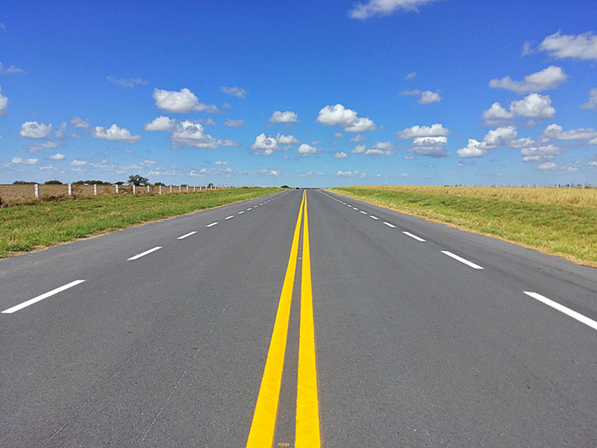
#> input picture комп зрение/task4/doroga.png, 597 x 448 px
$ python Task4.py
#> lines starting #> are read from the running program, lines starting #| are printed output that depends on the picture
#> further down, image is the input picture: PIL image 597x448 RGBA; mean R, G, B, A 118, 135.2, 153.8, 255
import numpy as np
from PIL import Image
import matplotlib.pyplot as plt


def get_grayscale_image(image_np):
    red_channel = image_np[:, :, 0]
    green_channel = image_np[:, :, 1]
    blue_channel = image_np[:, :, 2]
    grayscale_image = (red_channel // 3) + (green_channel // 3) + (blue_channel // 3)
    return grayscale_image


def get_blurred_image(grayscale_image):
    kernel_size = 7
    sigma = 1.3
    kernel = np.fromfunction(
        lambda x, y: (1 / (2 * np.pi * sigma**2)) * np.exp(-((x - (kernel_size - 1) / 2)**2 + (y - (kernel_size - 1) / 2)**2) / (2 * sigma**2)), (kernel_size, kernel_size))
    kernel /= np.sum(kernel)

    height, width = grayscale_image.shape
#> height = 448; width = 597
    extended_image = np.pad(grayscale_image, ((kernel_size // 2, kernel_size // 2), (kernel_size // 2, kernel_size // 2)), mode='reflect')
    blurred_image = np.zeros_like(grayscale_image, dtype=float)

    for i in range(height):
        for j in range(width):
            square = extended_image[i:i + kernel_size, j:j + kernel_size]
            blurred_image[i, j] = np.sum(square * kernel)

    return blurred_image.astype(np.uint8)


def sobel_filter(blurred_image):
    sobel_x = np.array([[-1, 0, 1],
                        [-2, 0, 2],
                        [-1, 0, 1]],
                        dtype=float)

    sobel_y = np.array([[-1, -2, -1],
                        [0, 0, 0],
                        [1, 2, 1]],
                        dtype=float)

    height, width = blurred_image.shape
#> height = 448; width = 597
    gradient_x = np.zeros((height, width), dtype=float)
    gradient_y = np.zeros((height, width), dtype=float)
    gradient_magnitude = np.zeros((height, width), dtype=float)
    gradient_direction = np.zeros((height, width), dtype=float)

    for y in range(1, height - 1):
        for x in range(1, width - 1):
            window = blurred_image[y-1:y+2, x-1:x+2]
            gradient_x[y, x] = np.sum(sobel_x * window)
            gradient_y[y, x] = np.sum(sobel_y * window)
            gradient_magnitude[y, x] = np.sqrt(gradient_x[y, x]**2 + gradient_y[y, x]**2)
            gradient_direction[y, x] = np.arctan2(gradient_y[y, x], gradient_x[y, x])
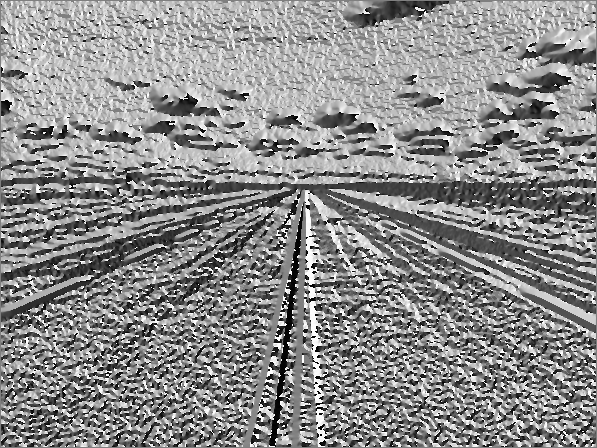
#> gradient_direction: shape (448, 597) float64; min -3.13, max 3.14, mean 0.324; drawn with min black and max white
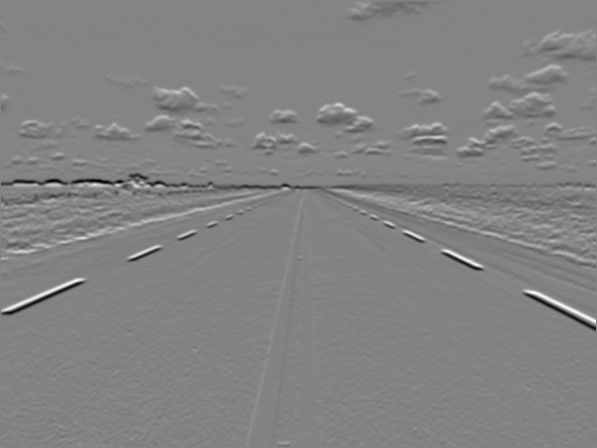
#> gradient_y: shape (448, 597) float64; min -311, max 294, mean 0; drawn with min black and max white

    gradient_direction = (gradient_direction * 180 / np.pi + 360) % 360

    return gradient_magnitude, gradient_direction


def round_direction_to_8_angles(direction):
    angles = [0, 45, 90, 135, 180, 225, 270, 315]
    quantized_direction = np.zeros_like(direction, dtype=int)
    for i, angle in enumerate(angles):
        mask = np.logical_and(direction >= angle - 22.5, direction < angle + 22.5)
        quantized_direction[mask] = angles[i]
#> this loop made 8 passes
#> pass 1, in round_direction_to_8_angles, `mask = np.logical_and(direction >= angle - 22.5, direction < angle + 2..`:
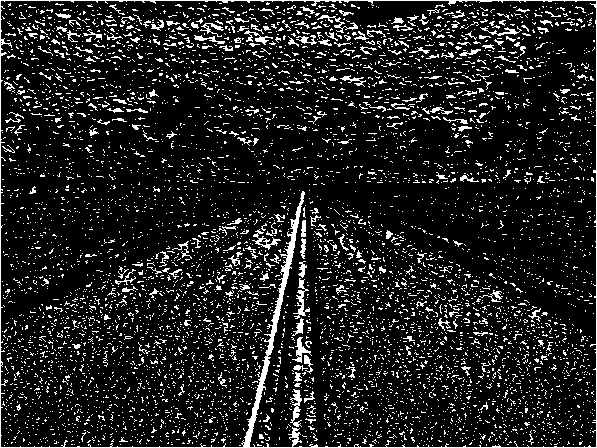
#> mask: shape (448, 597) bool; 12.4% white in thin lines or dots
#> after the loop:
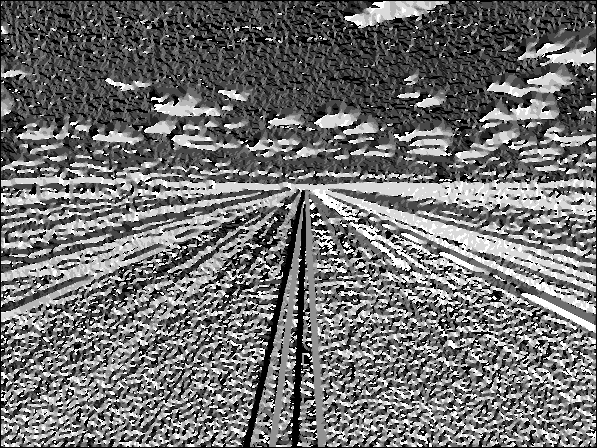
#> quantized_direction: shape (448, 597) int64; min 0, max 315, mean 139.6; drawn with min black and max white
    return quantized_direction


def non_maximum_suppression(magnitude, direction):
    height, width = magnitude.shape
#> height = 448; width = 597
    suppressed = np.zeros_like(magnitude)
    for i in range(1, height - 1):
        for j in range(1, width - 1):
            if direction[i, j] == 0:
                if magnitude[i, j] >= max(magnitude[i, j - 1], magnitude[i, j + 1]):
                    suppressed[i, j] = magnitude[i, j]
            elif direction[i, j] == 45:
                if magnitude[i, j] >= max(magnitude[i - 1, j + 1], magnitude[i + 1, j - 1]):
                    suppressed[i, j] = magnitude[i, j]
            elif direction[i, j] == 90:
                if magnitude[i, j] >= max(magnitude[i - 1, j], magnitude[i + 1, j]):
                    suppressed[i, j] = magnitude[i, j]
            elif direction[i, j] == 135:
                if magnitude[i, j] >= max(magnitude[i - 1, j - 1], magnitude[i + 1, j + 1]):
                    suppressed[i, j] = magnitude[i, j]
            elif direction[i, j] == 180:
                if magnitude[i, j] >= max(magnitude[i, j - 1], magnitude[i, j + 1]):
                    suppressed[i, j] = magnitude[i, j]
            elif direction[i, j] == 225:
                if magnitude[i, j] >= max(magnitude[i - 1, j - 1], magnitude[i + 1, j + 1]):
                    suppressed[i, j] = magnitude[i, j]
            elif direction[i, j] == 270:
                if magnitude[i, j] >= max(magnitude[i - 1, j], magnitude[i + 1, j]):
                    suppressed[i, j] = magnitude[i, j]
            elif direction[i, j] == 315:
                if magnitude[i, j] >= max(magnitude[i - 1, j + 1], magnitude[i + 1, j - 1]):
                    suppressed[i, j] = magnitude[i, j]
    return suppressed


def hysteresis_thresholding(image, T_low, T_high):
#> called with T_low = 40, T_high = 100
    height, width = image.shape
#> height = 448; width = 597
    visited = np.zeros((height, width), dtype=bool)
    for i in range(height):
        for j in range(width):
            if image[i, j] >= T_high and not visited[i, j]:
                visited[i, j] = True
            elif image[i, j] >= T_low and not visited[i, j]:
                visited[i, j] = True
                stack = [(i, j)]
                while stack:
                    x, y = stack.pop()
                    for m in range(-1, 2):
                        for n in range(-1, 2):
                            if T_low <= image[x + m, y + n] and not visited[x + m, y + n]:
                                visited[x + m, y + n] = True
                                stack.append((x + m, y + n))
#> visited: shape (448, 597) bool; 3% white in thin lines or dots
    return visited


def hough_transform(edges_image, threshold):
#> called with threshold = 115
    height, width = edges_image.shape
#> height = 448; width = 597
    theta_resolution = np.deg2rad(1)
    max_rho = int(np.sqrt(height**2 + width**2))
#> max_rho = 746
    hafa_array = np.zeros((max_rho, len(np.arange(-np.pi/2, np.pi, theta_resolution))), dtype=int)
    rhos = np.arange(0, max_rho)
#> rhos = 746 values from 0 to 745
    thetas = np.arange(-np.pi/2, np.pi, theta_resolution)
    for y in range(height):
        for x in range(width):
            if edges_image[y, x] > 0:
                for theta_index, theta in enumerate(thetas):
                    rho = int(x * np.cos(theta) + y * np.sin(theta))
                    rho_index = rho
                    hafa_array[rho_index, theta_index] += 1
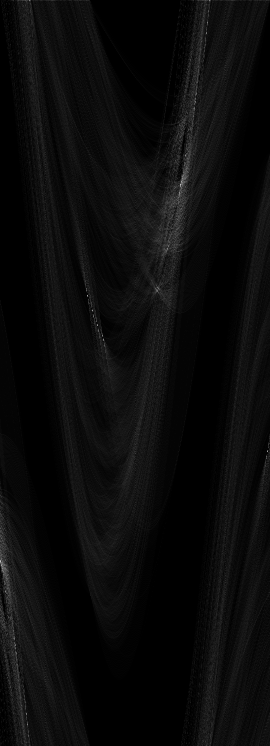
#> hafa_array: shape (746, 270) int64; min 0, max 198, mean 10.9

    #hafa_array = get_blurred_image(hafa_array)
    significant_pixels = np.where(hafa_array > threshold)

    return hafa_array, rhos, thetas, significant_pixels


def draw_lines(image, significant_pixels, rhos, thetas):
    for rho_index, theta_index in zip(significant_pixels[0], significant_pixels[1]):
        rho = rhos[rho_index]
        theta = thetas[theta_index]
        a = np.cos(theta)
        b = np.sin(theta)
        x0 = a * rho
        y0 = b * rho
        x1 = int(x0 + 1000 * (-b))
        y1 = int(y0 + 1000 * (a))
        x2 = int(x0 - 1000 * (-b))
        y2 = int(y0 - 1000 * (a))

        plt.plot([x1, x2], [y1, y2], color="lime", linewidth=2)

    plt.imshow(image)
    plt.title("Исходное изображение с найденными линиями")
    plt.show()


if __name__ == "__main__":
    image = Image.open('doroga.png')
    image_np = np.array(image)
    grayscale_image = get_grayscale_image(image_np)
    blurred_image = get_blurred_image(grayscale_image)
    gradient_magnitude, gradient_direction = sobel_filter(blurred_image)
    quantized_direction = round_direction_to_8_angles(gradient_direction)
    suppressed = non_maximum_suppression(gradient_magnitude, quantized_direction)
    canny_image = hysteresis_thresholding(suppressed, T_low=40, T_high=100)

    hafa_array, rhos, thetas, significant_pixels = hough_transform(canny_image, threshold=115)
#> rhos = 746 values from 0 to 745; thetas = 270 values from -1.57 to 3.12; significant_pixels = 38 positions, rows 0 to 724, columns 0 to 267


    plt.imshow(image_np)
    plt.title("Исходное изображение")
    plt.show()


    plt.imshow(canny_image, cmap='gray')
    plt.title("Бинарное изображение с границами")
    plt.show()


    plt.imshow(hafa_array, cmap='gray', extent=[np.rad2deg(thetas[0]), np.rad2deg(thetas[-1]), rhos[-1], rhos[0]], aspect='auto')
    plt.scatter(np.rad2deg(thetas[significant_pixels[1]]), rhos[significant_pixels[0]], color='red', s=5)
    plt.title("Кумулятивный массив с точками максимумов")
    plt.show()
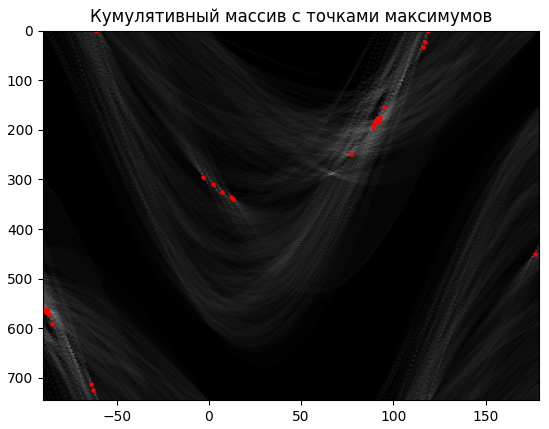
#> figure drawn by matplotlib, 1 panel


    draw_lines(image, significant_pixels, rhos, thetas)
#> the loop in draw_lines, `for rho_index, theta_index in zip(significant_pixels[0], significant_p..` made 38 passes
#> (rho_index, theta_index, rho, theta, a, b, x0, y0) on passes 1 to 12: (0, 29, 0, -1.06, 0.485, -0.875, 0, 0), (0, 209, 0, 2.08, -0.485, 0.875, 0, 0), (22, 207, 22, 2.04, -0.454, 0.891, -9.99, 19.6), (33, 206, 33, 2.02, -0.438, 0.899, -14.47, 29.66), (155, 185, 155, 1.66, -0.0872, 0.996, -13.51, 154.4), (175, 183, 175, 1.62, -0.0523, 0.999, -9.16, 174.8), (176, 182, 176, 1.61, -0.0349, 0.999, -6.14, 175.9), (178, 182, 178, 1.61, -0.0349, 0.999, -6.21, 177.9), (180, 182, 180, 1.61, -0.0349, 0.999, -6.28, 179.9), (181, 181, 181, 1.59, -0.0175, 1, -3.16, 181), (182, 181, 182, 1.59, -0.0175, 1, -3.18, 182), (182, 182, 182, 1.61, -0.0349, 0.999, -6.35, 181.9)
#> in draw_lines, `plt.show()`:
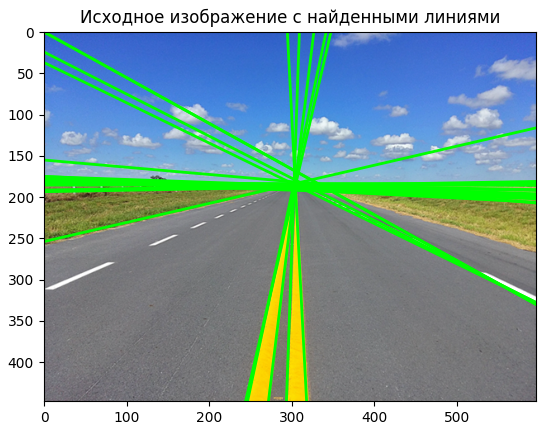
#> figure drawn by matplotlib, 1 panel

$ run again, with комп зрение/task4/0.jpg saved as комп зрение/task4/doroga.png
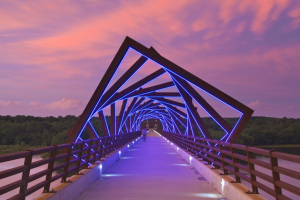
#> input picture комп зрение/task4/0.jpg, 300 x 200 px
#> image is the input picture: PIL image 300x200 RGB; mean R, G, B 133.2, 90.3, 127.5
#> after the loop in hough_transform, `for y in range(height):`:
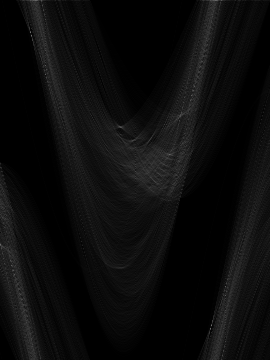
#> hafa_array: shape (360, 270) int64; min 0, max 109, mean 11.9
#> `hafa_array, rhos, thetas, significant_pixels = hough_transform(canny_i..`: rhos = 360 values from 0 to 359; thetas = 270 values from -1.57 to 3.12; significant_pixels = (empty array, empty array)
#> `plt.show()`:
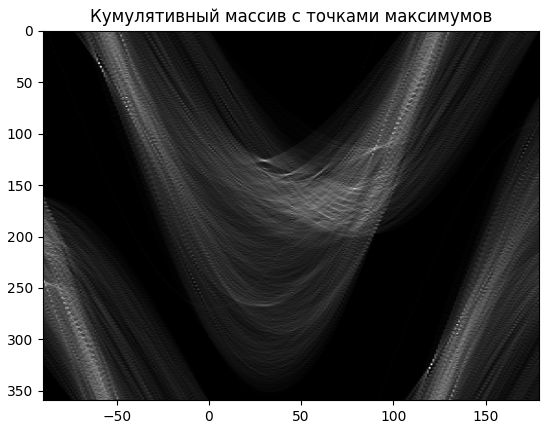
#> figure drawn by matplotlib, 1 panel
